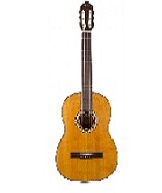
#> input picture guitar_193_162.jpg, 162 x 193 px
$ jupyter execute --allow-errors calculate_principle_components.ipynb
#> lines starting #> are read from the running program, lines starting #| are printed output that depends on the picture
[cell 1]
import pandas as pd
import numpy as np
import scipy.linalg as la
import seaborn as sns
import matplotlib.pyplot as plt
from matplotlib import image
import glob
import os
import PIL
if 'data' not in os.listdir():
    os.chdir('../')

## Analyses

Part (a) Compute the principal components (PCs) using first 190 individuals’ neutral expression
image. Plot the singular values of the data matrix and justify your choice of
principal components.

Part (b) Reconstruct one of 190 individuals’ neutral expression image using different number
of PCs. As you vary the number of PCs, plot the mean squared error (MSE) of
reconstruction versus the number of principal components to show the accuracy of
reconstruction. Comment on your result.

Part (c) Reconstruct one of 190 individuals’ smiling expression image using different number
of PCs. Again, plot the MSE of reconstruction versus the number of principal
components and comment on your result.

Part (d) Reconstruct one of the other 10 individuals’ neutral expression image using different
number of PCs. Again, plot the MSE of reconstruction versus the number of principal
components and comment on your result.

Part (e) Use any other non-human image (e.g., car image, resize and crop to the same size),
and try to reconstruct it using all the PCs. Comment on your results.

Part (f) Rotate one of 190 individuals’ neutral expression image with different degrees and
try to reconstruct it using all PCs. Comment on your results.

To run this code make sure to unzip the data within the same directory as this script as well as the guitar picture.

## Loading the data

[cell 2]
def jpegs_to_matrix(jpegs):
    """
    converts a list of jpegs of the same size into a matrix.
    """
    data = []
    for fn in jpegs:
        img_mat = image.imread(fn)
        img_mat = img_mat.flatten()
        data.append(img_mat)
    data = np.mat(data)
    return(data)

[cell 3]
# Loading all the datasets
neutral_fns = 'frontalimages_spatiallynormalized_cropped_equalized_part*/*a.jpg'
neutral_fns = glob.glob(neutral_fns)
neutral_data = jpegs_to_matrix(neutral_fns)
neutral_data = neutral_data / 255
neutral_190 = neutral_data[0:190].T
neutral_10 = neutral_data[190:200].T

smiling_fns = 'frontalimages_spatiallynormalized_cropped_equalized_part*/*b.jpg'
smiling_fns = glob.glob(smiling_fns)
smiling_data = jpegs_to_matrix(smiling_fns)
smiling_data = smiling_data / 255
smiling_data = smiling_data.T
#> (the rest of this cell did not finish here and is left out)

## Calculating Eigenfaces

[cell 4]
# saving the number of columns
M = neutral_190.shape[1]

# calculating the mean value across the row (psi vector)
psi_vec = np.mean(neutral_190, axis=1)

# calculating the standardized values (phi matrix)
phi_matrix = neutral_190.copy()
for j in range(phi_matrix.shape[1]):
    phi_matrix[:,j] = phi_matrix[:,j] - psi_vec

A = phi_matrix

# calculating the covariance matrix C
C = A * A.T

## Solving the subproblem

[cell 5]
# calculating A^t * A and its eigenvectors
L = A.T * A
v_evals, v_evecs = la.eig(L)

# calculating the eigen vectors for the C matrix
u_evecs = np.zeros(A.shape)
#> (the rest of this cell did not finish here and is left out)

## Part A: calculate the principle components

Compute the principal components (PCs) using first 190 individuals’ neutral expression image. Plot the singular values of the data matrix and justify your choice of principal components.

According to https://mathworld.wolfram.com/SingularValue.html the singular values of a matrix A are given by the square roots of the eigenvalues of $A^HA$ which means we can take the square root of the v_evals.

[cell 6]
# calculating the singular values from the eigenvalues
positive_vevals = v_evals[v_evals > 0]
singular_values = np.sqrt(positive_vevals)
sorted_idxs = np.argsort(singular_values)[::-1]
singular_values = singular_values[sorted_idxs]

[cell 7]
# plotting the distribution of the singular values
fig, ax = plt.subplots()
ax.set_title('Singular values distribution')
ax.set_xlabel('Singular value')
ax.set_ylabel('Count')
sns.distplot(singular_values, kde=False);
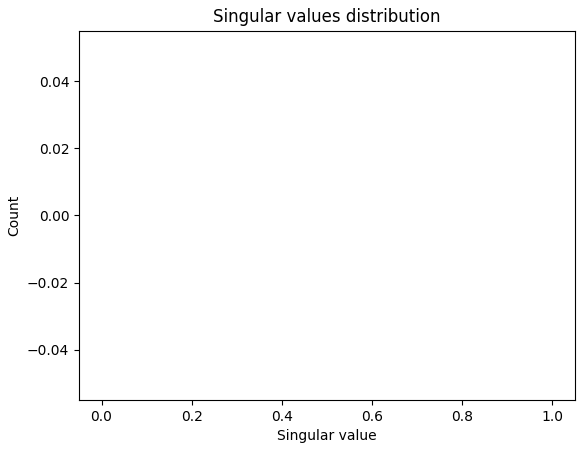
#> figure drawn by matplotlib, 1 panel

For the PC's I will only use those above the mean + std deviation, this is to ensure I use the PC's that capture the most variance.

[cell 8]
# calculating a minimum singular value
singular_value_sr = pd.Series(singular_values)
singular_value_summary = singular_value_sr.describe()
min_singular_value = singular_value_summary['mean'] + singular_value_summary['std']
top_singular_values = singular_values[singular_values > min_singular_value]
print("I will use a total of {} pc's according to mean + 1 std.".format(top_singular_values.shape[0]))

## Part B: reconstruct a neutral face using an increasing amount of PC's

Reconstruct one of 190 individuals’ neutral expression image using different number of PCs. As you vary the number of PCs, plot the mean squared error (MSE) of reconstruction versus the number of principal components to show the accuracy of reconstruction. Comment on your result.

[cell 9]
def reconstruct_image(pic, psi_vec, u_evecs, num_pcs=None):
    """
    Return a new picture vector which is a reconstruction of the original.

    Params
    ------

    pic: vector
    the original image vector

    psi_vec: vector
    the average vector

    u_evecs: matrix
    a matrix of eigenvectors

    num_pcs: the number of pcs to use
    """

    # extract the number of eigen vectors that will be used
    if num_pcs:
        final_evecs = u_evecs[:, 0:num_pcs]
    else:
        num_pcs = u_evecs.shape[1]
        final_evecs = u_evecs

    # calculate the weights
    weights = np.zeros(num_pcs)
    for i in range(num_pcs):
        weights[i] = np.dot(final_evecs[:, i], pic)

    # multiply each of the vectors by their corresponding weights
    reconst = final_evecs * weights.reshape((1, -1))

    # sum up the vectors
    reconst = np.sum(reconst, axis=1)

    # add back the average vector
    reconst = psi_vec + reconst.reshape((-1, 1))

    # multiply by the normalizing factor
    reconst = reconst * 255

    return(reconst)

[cell 10]
def mse(x, y):
    """
        Calculated the mse of two picture vectors in column vector form.
    """
    diff = x - y
    diff = diff.reshape(-1).tolist()[0]
    diff = [x**2 for x in diff]
    mean_val = np.mean(diff)
    return(mean_val)

Below is the original imaged I will be reconstructing

[cell 11]
fig, ax = plt.subplots()
fig.suptitle('Original Image')
#> (the rest of this cell did not finish here and is left out)

And in this next section I am reconstructing this face with different numbers of eigenvectors from 1 to 190 and in multiples of 10 (i.e. 1, 10, 20, 30,..., 190.

[cell 12]
fig, axes = plt.subplots(figsize=(8, 11), nrows=5, ncols=4)
axes = axes.flatten()
neutral_pic = A[:, 0]
orig_pic_vec = (neutral_pic + psi_vec) * 255

test_pcs = [1] + list(range(10, 191, 10))

mse_data = []
#> (the rest of this cell did not finish here and is left out)

[cell 13]
mse_data = pd.DataFrame(mse_data, columns=["Number of PC's", 'MSE'])
sns.scatterplot(data=mse_data, x="Number of PC's", y='MSE')

As you increase the number of principal components the face becomes more and more accurate and the MSE error goes down.

## Part C: reconstruct a smiling face using an increasing amount of PC's

Reconstruct one of 190 individuals’ smiling expression image using different number of PCs. Again, plot the MSE of reconstruction versus the number of principal components and comment on your result.

[cell 14]
fig, axes = plt.subplots(figsize=(8, 11), nrows=5, ncols=4)
axes = axes.flatten()
smiling_pic = smiling_data[:, 0]
smiling_pic = smiling_pic / 255
smiling_pic = smiling_pic - psi_vec

test_pcs = [1] + list(range(10, 191, 10))

mse_data = []
#> (the rest of this cell did not finish here and is left out)

[cell 15]
mse_data = pd.DataFrame(mse_data, columns=["Number of PC's", 'MSE'])
sns.scatterplot(data=mse_data, x="Number of PC's", y='MSE')

As you increase the number of PC's the image reconstruction actually looks works and the MSE keeps increaseing and grows drastically around 75 PC's.

## Part D: reconstruct a neutral face (from the 10 unused samples) using an increasing amount of PC's

Reconstruct one of the other 10 individuals’ neutral expression image using different number of PCs. Again, plot the MSE of reconstruction versus the number of principal components and comment on your result.

The neutral picture I am using is the one below:

#> (a cell that did not finish here is left out)

I then process this picture and reconstruct it using an increasing number of eigenvectors as I did before.

[cell 17]
neutral_processed = neutral_pic / 255
neutral_processed = neutral_processed - psi_vec

[cell 18]
fig, axes = plt.subplots(figsize=(8, 11), nrows=5, ncols=4)
axes = axes.flatten()

mse_data = []
test_pcs = [1] + list(range(10, 191, 10))
#> (the rest of this cell did not finish here and is left out)

[cell 19]
mse_data = pd.DataFrame(mse_data, columns=["Number of PC's", 'MSE'])
sns.scatterplot(data=mse_data, x="Number of PC's", y='MSE')

As you increase the number of PC's the image reconstruction actually looks worse and the MSE keeps increasing and increases drastically around 75 PC's. Seems like this idea mainly works for faces which are part of the training set and not completely new faces which would explain why the authors of the original paper thought of this method as a facial recognition tool.

## Part E: use any other non-human image

For the non-human image I am using a guitar.

[cell 20]
guitar = PIL.Image.open('guitar_193_162.jpg')
#> guitar is the input picture: PIL image 162x193 RGB; mean R, G, B 238.8, 229.1, 216.3
guitar = guitar.convert('L')
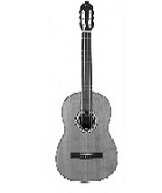
#> guitar: PIL image 162x193 L; min 2, max 255, mean 230.6
guitar = np.array(guitar)
guitar = guitar.flatten()
orig_guitar = guitar.copy()
guitar = guitar / 255
#> (the rest of this cell did not finish here and is left out)

[cell 21]
fig, ax = plt.subplots()
ax.imshow(orig_guitar.reshape(193, 162), cmap ='gray')

#> (a cell that did not finish here is left out)

#> after the loop in reconstruct_image, `for i in range(num_pcs):`: weights = [0, 0, 0, 0, 0, 0, 0, 0, 0, 0]
